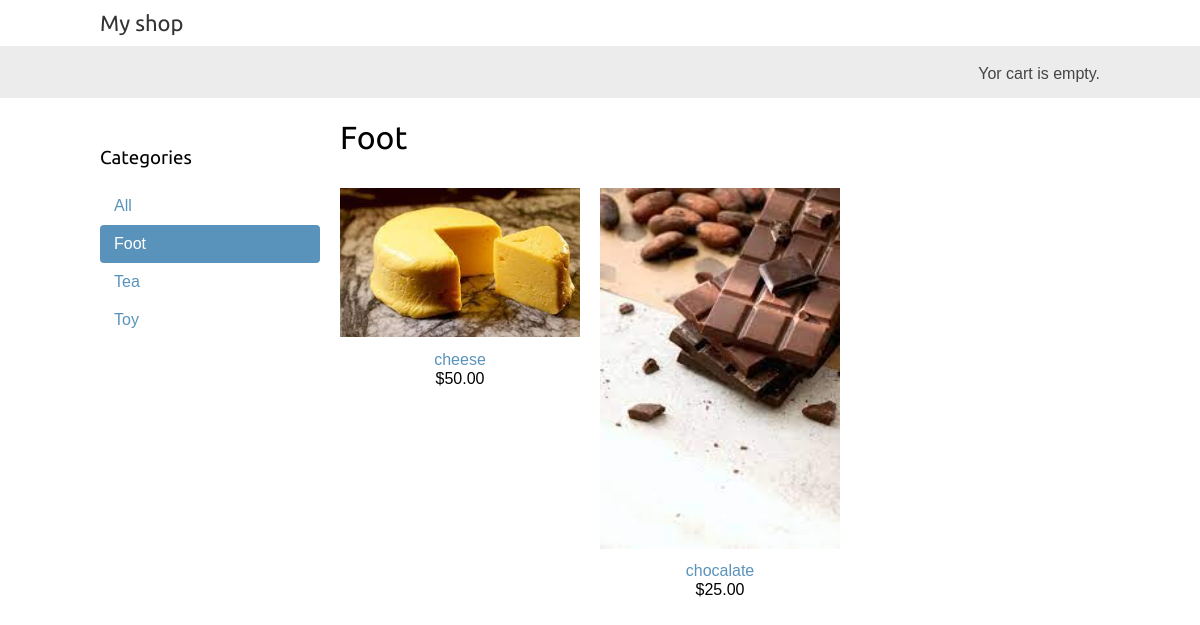
Screenshot of /foot/ with the database file from the repository.
### shop/models.py (models this page shows, shortened)
class Category(models.Model):
    name = models.CharField(max_length=200)
    slug = models.SlugField(max_length=200,
                            unique=True)  # unique означает уникальность
    class Meta:
        ordering = ['name']  # field для отображения
        indexes = [
            models.Index(fields=['name']),  # указываем поле для индексации
        ]
        verbose_name = 'category'
        verbose_name_plural = 'categories'
    def get_absolute_url(self):                       # метод для получения абсолютной ссылки
        return reverse('shop:product_list_by_category',  # viewname: имя шалона url указанного нами
                       args=[self.slug])                  # аргумент соответвует первому аргументу указанному в urls.py

class Product(models.Model):
    category = models.ForeignKey(Category,  # назначаем как первичный ключ к  Категории
                                 related_name='products',  # присваеваем связанное имя
                                 on_delete=models.CASCADE)  # ставим каскадный тип удаления
    name = models.CharField(max_length=200)
    slug = models.SlugField(max_length=200)
    image = models.ImageField(upload_to='products/%Y/%m/%d',  # выбираем куда загрузить  и фрматируем загрузку
                              blank=True)  # blank=True показывает что поле не обязательно
    description = models.TextField(blank=True)
    price = models.DecimalField(max_digits=10,  # max_digits максимальное кол цифр
                                decimal_places=2)  # decimal_places десятичные знаки
    available = models.BooleanField(default=True)
    created = models.DateTimeField(auto_now_add=True)
    updated = models.DateTimeField(auto_now=True)
    class Meta:
        ordering = ['name']  # имя товара
        indexes = [
            models.Index(fields=['id', 'slug']),  # много полярный индекс
            models.Index(fields=['name']),  # индексирование по полю name
            models.Index(fields=['-created']),  # так как есть минус индексируем по убыванию created
        ]
    def get_absolute_url(self):
        return reverse('shop:product_detail',
                       args=[self.id, self.slug])                # id подгружется из базы данных

### shop/views.py (the view)
# urls.py: path('', views.product_list, name='product_list'),  # первый шаблон для списка без параметров
def product_list(request, category_slug=None):
    category = None  # выбранная категория
    categories = Category.objects.all()  # получаем список всех категорий
    products = Product.objects.filter(available=True)  # получаем список всех товаров в наличие
    if category_slug:  # проверяем есть ли заданный каталог
        category = get_object_or_404(Category,  # если нет ошибки то Вызваем класс и присваем полю slug
                                     slug=category_slug)
        products = products.filter(category=category)  # филтруем тоар по категории
    return render(request,  # возвращаем найденный результат по запросу
                  'shop/product/list.html',  # указываем щаблон html страницы приложения
                  {'category': category,  # указываем поля которые будут отображатся
                   'categories': categories,
                   'products': products})

### cart/cart.py (called while the page is built)
    def __len__(self):
        return sum(item['quantity'] for item in self.cart.values())

### cart/context_processor.py (called while the page is built)
def cart(request):
    return {'cart': Cart(request)}

### shop/templates/shop/product/list.html (shortened to what this page needs)
    {% extends "shop/base.html" %}
    {% load static %}
    {% block content %}
        <div id="sidebar">
            <h3>Categories</h3>
            <ul>
                <li {% if not category %}class="selected"{% endif %}>
                    <a href="{% url 'shop:product_list' %}">All</a>
                </li>
                {% for c in categories %}
                 <li {% if category.slug == c.slug %}class="selected"{% endif %}>
                     <a href="{{ c.get_absolute_url }}">{{ c.name }}</a>
                    </li>
                {% endfor %}
            </ul>
        </div>
        <div id="main" class="product-list">
            <h1>{% if category %}{{ category.name }}{% else %}Products{% endif %}</h1>
            {% for product in products %}
                <div class="item">
                    <a href=" {{ product.get_absolute_url }}">
                        <img src="{% if product.image %}{{ product.image.url }}{% else %}{% static 'img/no_image.png' %}
                        {% endif %}">
                    </a>
                    <a href="{{ product.get_absolute_url }}">{{ product.name }}</a>
                    <br>
                    ${{ product.price }}
                </div>
            {% endfor %}
        </div>
    {% endblock %}

### shop/static/css/base.css (style rules this page uses)
body { margin:0; padding:0; font-family:helvetica, sans-serif; }
h1, h2, h3, h4, h5 , h6 { font-family: 'Ubuntu', sans-serif; font-weight:normal; }
a { text-decoration:none; color:#5993bb; }
#sidebar { width:220px; padding:30px 20px 0 0; float:left; }
#sidebar ul { margin:0; padding:0; }
#sidebar ul li { margin:0; list-style:none; padding:10px 14px; }
#sidebar ul li a { display:block; }
#sidebar ul li.selected { background:#5993bb; border-radius:4px; }
#sidebar ul li.selected a { color:#fff; }
#main { float:left; width: 96%; margin-right:-220px; overflow:hidden; }
.product-list .item { width:25%; padding:10px 20px 10px 0; float:left; text-align:center; line-height:1.2; }
.product-list .item img { width:100%; margin-bottom:8px; }

### rows the page displays
Category: name "Foot"
Category: name "Tea"
Category: name "Toy"
Product: image (picture), name "cheese", price "50.00"
Product: image (picture), name "chocalate", price "25.00"
